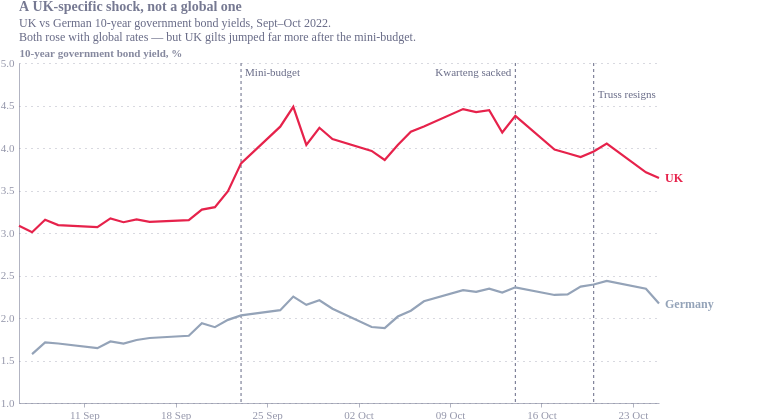

The notebook cell this image was saved under:
### Code cell
import pandas as pd
import altair as alt
from ecostyles import EcoStyles

styles = EcoStyles(); styles.register_and_enable_theme()

uk_rows = """06/09/2022,3.084
07/09/2022,3.009
08/09/2022,3.155
09/09/2022,3.093
12/09/2022,3.069
13/09/2022,3.172
14/09/2022,3.127
15/09/2022,3.161
16/09/2022,3.131
19/09/2022,3.152
20/09/2022,3.275
21/09/2022,3.304
22/09/2022,3.491
23/09/2022,3.819
26/09/2022,4.251
27/09/2022,4.485
28/09/2022,4.036
29/09/2022,4.238
30/09/2022,4.105
03/10/2022,3.966
04/10/2022,3.859
05/10/2022,4.035
06/10/2022,4.192
07/10/2022,4.254
10/10/2022,4.458
11/10/2022,4.423
12/10/2022,4.444
13/10/2022,4.183
14/10/2022,4.378
17/10/2022,3.981
18/10/2022,3.938
19/10/2022,3.893
20/10/2022,3.959
21/10/2022,4.052
24/10/2022,3.714
25/10/2022,3.647"""

de_rows = """07/09/2022,1.575
08/09/2022,1.712
09/09/2022,1.7
12/09/2022,1.645
13/09/2022,1.724
14/09/2022,1.698
15/09/2022,1.741
16/09/2022,1.765
19/09/2022,1.791
20/09/2022,1.939
21/09/2022,1.892
22/09/2022,1.978
23/09/2022,2.031
26/09/2022,2.092
27/09/2022,2.252
28/09/2022,2.155
29/09/2022,2.208
30/09/2022,2.109
03/10/2022,1.894
04/10/2022,1.882
05/10/2022,2.017
06/10/2022,2.086
07/10/2022,2.197
10/10/2022,2.327
11/10/2022,2.308
12/10/2022,2.346
13/10/2022,2.3
14/10/2022,2.361
17/10/2022,2.271
18/10/2022,2.278
19/10/2022,2.369
20/10/2022,2.394
21/10/2022,2.437
24/10/2022,2.344
25/10/2022,2.17"""

def parse(rows, country):
    df = pd.DataFrame([r.split(",") for r in rows.strip().split("\n")], columns=["date", "yield"])
    df["date"] = pd.to_datetime(df["date"], dayfirst=True)
    df["yield"] = df["yield"].astype(float)
    df["country"] = country
    return df

data = pd.concat([parse(uk_rows, "UK"), parse(de_rows, "Germany")], ignore_index=True)

INK, GREY = "#122b39", "#676A86"
order = ["UK", "Germany"]
color = alt.Color("country:N", scale=alt.Scale(domain=order, range=["#E6224B", "#94a3b8"]),
                  legend=None)

lines = alt.Chart(data).mark_line(strokeWidth=2.2).encode(
    x=alt.X("date:T", axis=alt.Axis(format="%d %b", tickCount=7), title=None),
    y=alt.Y("yield:Q", title="10-year government bond yield, %", scale=alt.Scale(zero=False)),
    color=color, detail="country:N")

labels = alt.Chart(data).mark_text(align="left", dx=6, fontSize=12, fontWeight="bold").encode(
    x=alt.X("date:T", aggregate="max"),
    y=alt.Y("yield:Q", aggregate={"argmax": "date"}),
    text="country:N", color=color)

events = pd.DataFrame([
    ("2022-09-23", "Mini-budget"),
    ("2022-10-14", "Kwarteng sacked"),
    ("2022-10-20", "Truss resigns"),
], columns=["date", "label"])
events["date"] = pd.to_datetime(events["date"])
rules = alt.Chart(events).mark_rule(color=GREY, strokeDash=[3, 3], strokeWidth=1).encode(x="date:T")

def evt_label(date, align, dx, ypix):
    d = events[events["date"] == pd.to_datetime(date)]
    return alt.Chart(d).mark_text(color=GREY, align=align, dx=dx, dy=10, fontSize=11).encode(
        x="date:T", y=alt.value(ypix), text="label:N")

labs = (evt_label("2022-09-23","left",4,0)
      + evt_label("2022-10-14","right",-4,0)
      + evt_label("2022-10-20","left",4,22))

chart = (rules + lines + labels + labs).properties(
    width=640, height=340, padding={"right": 60},
    title=alt.Title("A UK-specific shock, not a global one",
        subtitle=["UK vs German 10-year government bond yields, Sept–Oct 2022.",
                  "Both rose with global rates — but UK gilts jumped far more after the mini-budget."]))

styles.save(chart, path=".", name="sept_22", svg=True)
chart.save("sept_22.png", scale_factor=2.0)
chart

### Figure 1 — Vega-Lite specification as saved in the notebook (floating-point values rounded to 4 significant figures)
{"config": {"font": "Circular Std", "text": {"color": "#676A86", "align": "left", "baseline": "middle", "dx": 7, "dy": 0, "fontSize": 11}, "view": {"stroke": null, "continuousWidth": 400, "continuousHeight": 300, "discreteWidth": 400, "discreteHeight": 300}, "range": {"category": ["#36B7B4", "#E6224B", "#F4C245", "#0063AF", "#00A767", "#179FDB", "#EB5C2E"], "diverging": ["#E6224B", "#E54753", "#C9C9C9", "#179FDB", "#122B39"], "heatmap": ["#C9C9C9", "#179FDB", "#0063AF", "#122B39"], "ordinal": ["#00A767", "#36B7B4", "#179FDB", "#0063AF", "#243B5A"]}, "bar": {"color": "#179fdb"}, "line": {"color": "#e6224b"}, "rule": {"color": "#676A86"}, "area": {"opacity": 0.3}, "point": {"filled": true, "size": 80, "color": "#e6224b", "opacity": 0.95}, "geoshape": {"stroke": "white", "strokeWidth": 0.3}, "rect": {"fill": "#d6d4d4", "opacity": 0.3}, "axis": {"labelColor": "#676A86", "labelFontSize": 11, "labelFont": "Circular Std", "labelOpacity": 0.7, "tickColor": "#676A86", "tickOpacity": 0.5, "domainColor": "#676A86", "domainOpacity": 0.5, "gridColor": "#676A86", "gridDash": [2, 2], "gridOpacity": 0.5, "title": null, "titleColor": "#676A86", "titleOpacity": 0.8, "tickSize": 4}, "axisXDiscrete": {"grid": false, "labelAngle": 0, "tickCount": 10, "tickOpacity": 0.5, "title": null}, "axisYDiscrete": {"ticks": false, "labelPadding": 5}, "axisXTemporal": {"grid": false, "ticks": true}, "axisXQuantitative": {"grid": true}, "axisYQuantitative": {"gridColor": "#676A86", "gridDash": [1, 5], "gridOpacity": 0.5, "ticks": false, "labelPadding": 5, "tickCount": 8, "titleAngle": 0, "titleAlign": "left", "titleBaseline": "bottom", "titleX": 0, "titleY": -5}, "title": {"color": "#676A86E6", "subtitleColor": "#676A86", "font": "Circular Std", "subtitleFont": "Circular Std", "anchor": "start", "fontSize": 14, "subtitleFontSize": 12, "subtitlePadding": 4, "offset": 0, "frame": "group"}, "legend": {"titleColor": "#122b39", "title": null, "labelColor": "#122b39", "labelFontSize": 11}}, "layer": [{"data": {"name": "data-c094a2950ba6d246b458d24f90e53adb"}, "mark": {"type": "rule", "color": "#676A86", "strokeDash": [3, 3], "strokeWidth": 1}, "encoding": {"x": {"field": "date", "type": "temporal"}}}, {"data": {"name": "data-5f192f7cf162ef7627868ffb1c398e4e"}, "mark": {"type": "line", "strokeWidth": 2.2}, "encoding": {"color": {"field": "country", "legend": null, "scale": {"domain": ["UK", "Germany"], "range": ["#E6224B", "#94a3b8"]}, "type": "nominal"}, "detail": {"field": "country", "type": "nominal"}, "x": {"axis": {"format": "%d %b", "tickCount": 7}, "field": "date", "title": null, "type": "temporal"}, "y": {"field": "yield", "scale": {"zero": false}, "title": "10-year government bond yield, %", "type": "quantitative"}}}, {"data": {"name": "data-5f192f7cf162ef7627868ffb1c398e4e"}, "mark": {"type": "text", "align": "left", "dx": 6, "fontSize": 12, "fontWeight": "bold"}, "encoding": {"color": {"field": "country", "legend": null, "scale": {"domain": ["UK", "Germany"], "range": ["#E6224B", "#94a3b8"]}, "type": "nominal"}, "text": {"field": "country", "type": "nominal"}, "x": {"aggregate": "max", "field": "date", "type": "temporal"}, "y": {"aggregate": {"argmax": "date"}, "field": "yield", "type": "quantitative"}}}, {"layer": [{"data": {"name": "data-7ab6011458b2d8bc3f042de98afb4a68"}, "mark": {"type": "text", "align": "left", "color": "#676A86", "dx": 4, "dy": 10, "fontSize": 11}, "encoding": {"text": {"field": "label", "type": "nominal"}, "x": {"field": "date", "type": "temporal"}, "y": {"value": 0}}}, {"data": {"name": "data-86f7e15a8ac79af964d8a002476e7cd3"}, "mark": {"type": "text", "align": "right", "color": "#676A86", "dx": -4, "dy": 10, "fontSize": 11}, "encoding": {"text": {"field": "label", "type": "nominal"}, "x": {"field": "date", "type": "temporal"}, "y": {"value": 0}}}, {"data": {"name": "data-d3f3fd57239908af429b95a2ea1605d2"}, "mark": {"type": "text", "align": "left", "color": "#676A86", "dx": 4, "dy": 10, "fontSize": 11}, "encoding": {"text": {"field": "label", "type": "nominal"}, "x": {"field": "date", "type": "temporal"}, "y": {"value": 22}}}]}], "height": 340, "padding": {"right": 60}, "title": {"text": "A UK-specific shock, not a global one", "subtitle": ["UK vs German 10-year government bond yields, Sept–Oct 2022.", "Both rose with global rates — but UK gilts jumped far more after the mini-budget."]}, "width": 640, "$schema": "https://vega.github.io/schema/vega-lite/v6.4.1.json", "datasets": {"data-c094a2950ba6d246b458d24f90e53adb": [{"date": "2022-09-23T00:00:00", "label": "Mini-budget"}, {"date": "2022-10-14T00:00:00", "label": "Kwarteng sacked"}, {"date": "2022-10-20T00:00:00", "label": "Truss resigns"}], "data-5f192f7cf162ef7627868ffb1c398e4e": [{"date": "2022-09-06T00:00:00", "yield": 3.084, "country": "UK"}, {"date": "2022-09-07T00:00:00", "yield": 3.009, "country": "UK"}, {"date": "2022-09-08T00:00:00", "yield": 3.155, "country": "UK"}, {"date": "2022-09-09T00:00:00", "yield": 3.093, "country": "UK"}, {"date": "2022-09-12T00:00:00", "yield": 3.069, "country": "UK"}, {"date": "2022-09-13T00:00:00", "yield": 3.172, "country": "UK"}, {"date": "2022-09-14T00:00:00", "yield": 3.127, "country": "UK"}, {"date": "2022-09-15T00:00:00", "yield": 3.161, "country": "UK"}, {"date": "2022-09-16T00:00:00", "yield": 3.131, "country": "UK"}, {"date": "2022-09-19T00:00:00", "yield": 3.152, "country": "UK"}, {"date": "2022-09-20T00:00:00", "yield": 3.275, "country": "UK"}, {"date": "2022-09-21T00:00:00", "yield": 3.304, "country": "UK"}, {"date": "2022-09-22T00:00:00", "yield": 3.491, "country": "UK"}, {"date": "2022-09-23T00:00:00", "yield": 3.819, "country": "UK"}, {"date": "2022-09-26T00:00:00", "yield": 4.251, "country": "UK"}, {"date": "2022-09-27T00:00:00", "yield": 4.485, "country": "UK"}, {"date": "2022-09-28T00:00:00", "yield": 4.036, "country": "UK"}, {"date": "2022-09-29T00:00:00", "yield": 4.238, "country": "UK"}, {"date": "2022-09-30T00:00:00", "yield": 4.105, "country": "UK"}, {"date": "2022-10-03T00:00:00", "yield": 3.966, "country": "UK"}, {"date": "2022-10-04T00:00:00", "yield": 3.859, "country": "UK"}, {"date": "2022-10-05T00:00:00", "yield": 4.035, "country": "UK"}, {"date": "2022-10-06T00:00:00", "yield": 4.192, "country": "UK"}, {"date": "2022-10-07T00:00:00", "yield": 4.254, "country": "UK"}, {"date": "2022-10-10T00:00:00", "yield": 4.458, "country": "UK"}, {"date": "2022-10-11T00:00:00", "yield": 4.423, "country": "UK"}, {"date": "2022-10-12T00:00:00", "yield": 4.444, "country": "UK"}, {"date": "2022-10-13T00:00:00", "yield": 4.183, "country": "UK"}, {"date": "2022-10-14T00:00:00", "yield": 4.378, "country": "UK"}, {"date": "2022-10-17T00:00:00", "yield": 3.981, "country": "UK"}, {"date": "2022-10-18T00:00:00", "yield": 3.938, "country": "UK"}, {"date": "2022-10-19T00:00:00", "yield": 3.893, "country": "UK"}, {"date": "2022-10-20T00:00:00", "yield": 3.959, "country": "UK"}, {"date": "2022-10-21T00:00:00", "yield": 4.052, "country": "UK"}, {"date": "2022-10-24T00:00:00", "yield": 3.714, "country": "UK"}, {"date": "2022-10-25T00:00:00", "yield": 3.647, "country": "UK"}, {"date": "2022-09-07T00:00:00", "yield": 1.575, "country": "Germany"}, {"date": "2022-09-08T00:00:00", "yield": 1.712, "country": "Germany"}, {"date": "2022-09-09T00:00:00", "yield": 1.7, "country": "Germany"}, {"date": "2022-09-12T00:00:00", "yield": 1.645, "country": "Germany"}, {"date": "2022-09-13T00:00:00", "yield": 1.724, "country": "Germany"}, {"date": "2022-09-14T00:00:00", "yield": 1.698, "country": "Germany"}, {"date": "2022-09-15T00:00:00", "yield": 1.741, "country": "Germany"}, {"date": "2022-09-16T00:00:00", "yield": 1.765, "country": "Germany"}, {"date": "2022-09-19T00:00:00", "yield": 1.791, "country": "Germany"}, {"date": "2022-09-20T00:00:00", "yield": 1.939, "country": "Germany"}, {"date": "2022-09-21T00:00:00", "yield": 1.892, "country": "Germany"}, {"date": "2022-09-22T00:00:00", "yield": 1.978, "country": "Germany"}, {"date": "2022-09-23T00:00:00", "yield": 2.031, "country": "Germany"}, {"date": "2022-09-26T00:00:00", "yield": 2.092, "country": "Germany"}, {"date": "2022-09-27T00:00:00", "yield": 2.252, "country": "Germany"}, {"date": "2022-09-28T00:00:00", "yield": 2.155, "country": "Germany"}, {"date": "2022-09-29T00:00:00", "yield": 2.208, "country": "Germany"}, {"date": "2022-09-30T00:00:00", "yield": 2.109, "country": "Germany"}, {"date": "2022-10-03T00:00:00", "yield": 1.894, "country": "Germany"}, {"date": "2022-10-04T00:00:00", "yield": 1.882, "country": "Germany"}, {"date": "2022-10-05T00:00:00", "yield": 2.017, "country": "Germany"}, {"date": "2022-10-06T00:00:00", "yield": 2.086, "country": "Germany"}, {"date": "2022-10-07T00:00:00", "yield": 2.197, "country": "Germany"}, {"date": "2022-10-10T00:00:00", "yield": 2.327, "country": "Germany"}, {"date": "2022-10-11T00:00:00", "yield": 2.308, "country": "Germany"}, {"date": "2022-10-12T00:00:00", "yield": 2.346, "country": "Germany"}, {"date": "2022-10-13T00:00:00", "yield": 2.3, "country": "Germany"}, {"date": "2022-10-14T00:00:00", "yield": 2.361, "country": "Germany"}, {"date": "2022-10-17T00:00:00", "yield": 2.271, "country": "Germany"}, {"date": "2022-10-18T00:00:00", "yield": 2.278, "country": "Germany"}, {"date": "2022-10-19T00:00:00", "yield": 2.369, "country": "Germany"}, {"date": "2022-10-20T00:00:00", "yield": 2.394, "country": "Germany"}, {"date": "2022-10-21T00:00:00", "yield": 2.437, "country": "Germany"}, {"date": "2022-10-24T00:00:00", "yield": 2.344, "country": "Germany"}, {"date": "2022-10-25T00:00:00", "yield": 2.17, "country": "Germany"}], "data-7ab6011458b2d8bc3f042de98afb4a68": [{"date": "2022-09-23T00:00:00", "label": "Mini-budget"}], "data-86f7e15a8ac79af964d8a002476e7cd3": [{"date": "2022-10-14T00:00:00", "label": "Kwarteng sacked"}], "data-d3f3fd57239908af429b95a2ea1605d2": [{"date": "2022-10-20T00:00:00", "label": "Truss resigns"}]}}
